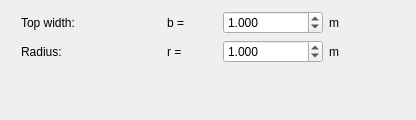
     <widget class="QWidget" name="page_2">
      <layout class="QGridLayout" name="gridLayout_18">
       <item row="0" column="0">
        <widget class="QLabel" name="label_98">
         <property name="minimumSize">
          <size>
           <width>150</width>
           <height>0</height>
          </size>
         </property>
         <property name="maximumSize">
          <size>
           <width>150</width>
           <height>16777215</height>
          </size>
         </property>
         <property name="text">
          <string>Top width:</string>
         </property>
         <property name="indent">
          <number>10</number>
         </property>
        </widget>
       </item>
       <item row="0" column="1">
        <widget class="QLabel" name="label_179">
         <property name="minimumSize">
          <size>
           <width>50</width>
           <height>0</height>
          </size>
         </property>
         <property name="maximumSize">
          <size>
           <width>50</width>
           <height>16777215</height>
          </size>
         </property>
         <property name="text">
          <string>b =</string>
         </property>
        </widget>
       </item>
       <item row="0" column="2">
        <widget class="QDoubleSpinBox" name="doubleSpinBoxCircWidth">
         <property name="minimumSize">
          <size>
           <width>100</width>
           <height>0</height>
          </size>
         </property>
         <property name="maximumSize">
          <size>
           <width>100</width>
           <height>16777215</height>
          </size>
         </property>
         <property name="decimals">
          <number>3</number>
         </property>
         <property name="maximum">
          <double>99999999.000000000000000</double>
         </property>
         <property name="singleStep">
          <double>0.500000000000000</double>
         </property>
         <property name="value">
          <double>1.000000000000000</double>
         </property>
        </widget>
       </item>
       <item row="0" column="3">
        <widget class="QLabel" name="label_178">
         <property name="minimumSize">
          <size>
           <width>30</width>
           <height>0</height>
          </size>
         </property>
         <property name="maximumSize">
          <size>
           <width>30</width>
           <height>16777215</height>
          </size>
         </property>
         <property name="text">
          <string>m</string>
         </property>
        </widget>
       </item>
       <item row="1" column="0">
        <widget class="QLabel" name="label_96">
         <property name="minimumSize">
          <size>
           <width>150</width>
           <height>0</height>
          </size>
         </property>
         <property name="maximumSize">
          <size>
           <width>150</width>
           <height>16777215</height>
          </size>
         </property>
         <property name="text">
          <string>Radius:</string>
         </property>
         <property name="indent">
          <number>10</number>
         </property>
        </widget>
       </item>
       <item row="1" column="1">
        <widget class="QLabel" name="label_173">
         <property name="minimumSize">
          <size>
           <width>50</width>
           <height>0</height>
          </size>
         </property>
         <property name="maximumSize">
          <size>
           <width>50</width>
           <height>16777215</height>
          </size>
         </property>
         <property name="text">
          <string>r =</string>
         </property>
        </widget>
       </item>
       <item row="1" column="2">
        <widget class="QDoubleSpinBox" name="doubleSpinBoxCircRadius">
         <property name="minimumSize">
          <size>
           <width>100</width>
           <height>0</height>
          </size>
         </property>
         <property name="maximumSize">
          <size>
           <width>100</width>
           <height>16777215</height>
          </size>
         </property>
         <property name="decimals">
          <number>3</number>
         </property>
         <property name="maximum">
          <double>99999999.000000000000000</double>
         </property>
         <property name="singleStep">
          <double>0.100000000000000</double>
         </property>
         <property name="value">
          <double>1.000000000000000</double>
         </property>
        </widget>
       </item>
       <item row="1" column="3">
        <widget class="QLabel" name="label_174">
         <property name="minimumSize">
          <size>
           <width>30</width>
           <height>0</height>
          </size>
         </property>
         <property name="maximumSize">
          <size>
           <width>30</width>
           <height>16777215</height>
          </size>
         </property>
         <property name="text">
          <string>m</string>
         </property>
        </widget>
       </item>
       <item row="3" column="0" colspan="5">
        <spacer name="verticalSpacer_28">
         <property name="orientation">
          <enum>Qt::Vertical</enum>
         </property>
         <property name="sizeHint" stdset="0">
          <size>
           <width>20</width>
           <height>40</height>
          </size>
         </property>
        </spacer>
       </item>
       <item row="0" column="4" rowspan="3">
        <spacer name="horizontalSpacer_7">
         <property name="orientation">
          <enum>Qt::Horizontal</enum>
         </property>
         <property name="sizeHint" stdset="0">
          <size>
           <width>40</width>
           <height>20</height>
          </size>
         </property>
        </spacer>
       </item>
      </layout>
     </widget>
